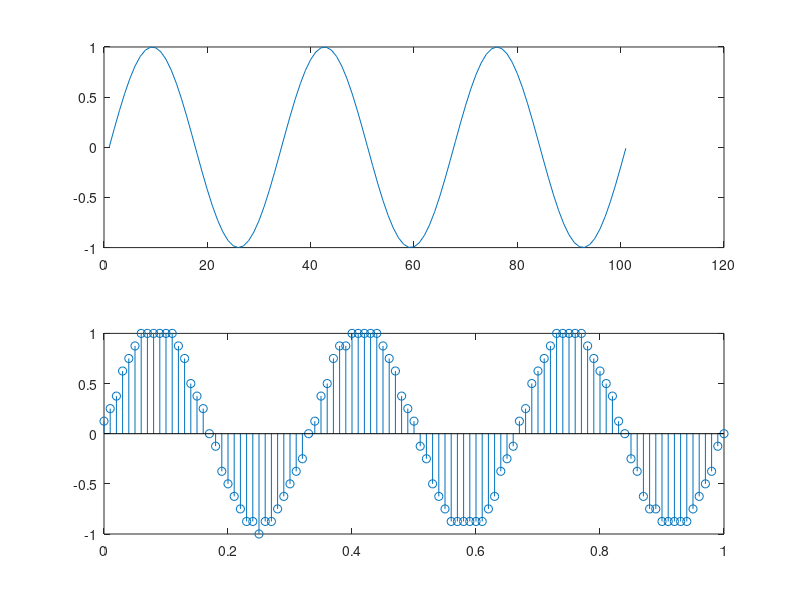

The MATLAB source for this figure:
pi=3.14;
Fs=100;
F = 3;
t=(0:1/Fs:1);
x=sin(2*pi*F*t);
figure
subplot(2,1,1)
plot(x)
partition=min(x):((max(x)-min(x))/16):max(x)-((max(x)-min(x))/16);
codebook=min(x):((max(x)-min(x))/16):max(x);
% quants contains the rounded numbers, and index tells which quantization level each number is in.
[index,quants] = quantiz(x,partition,codebook);
subplot(2,1,2)
stem(t,quants)
% plot(t,x,'o',t,quants,'.')
% legend('Original signal','Quantized signal');

